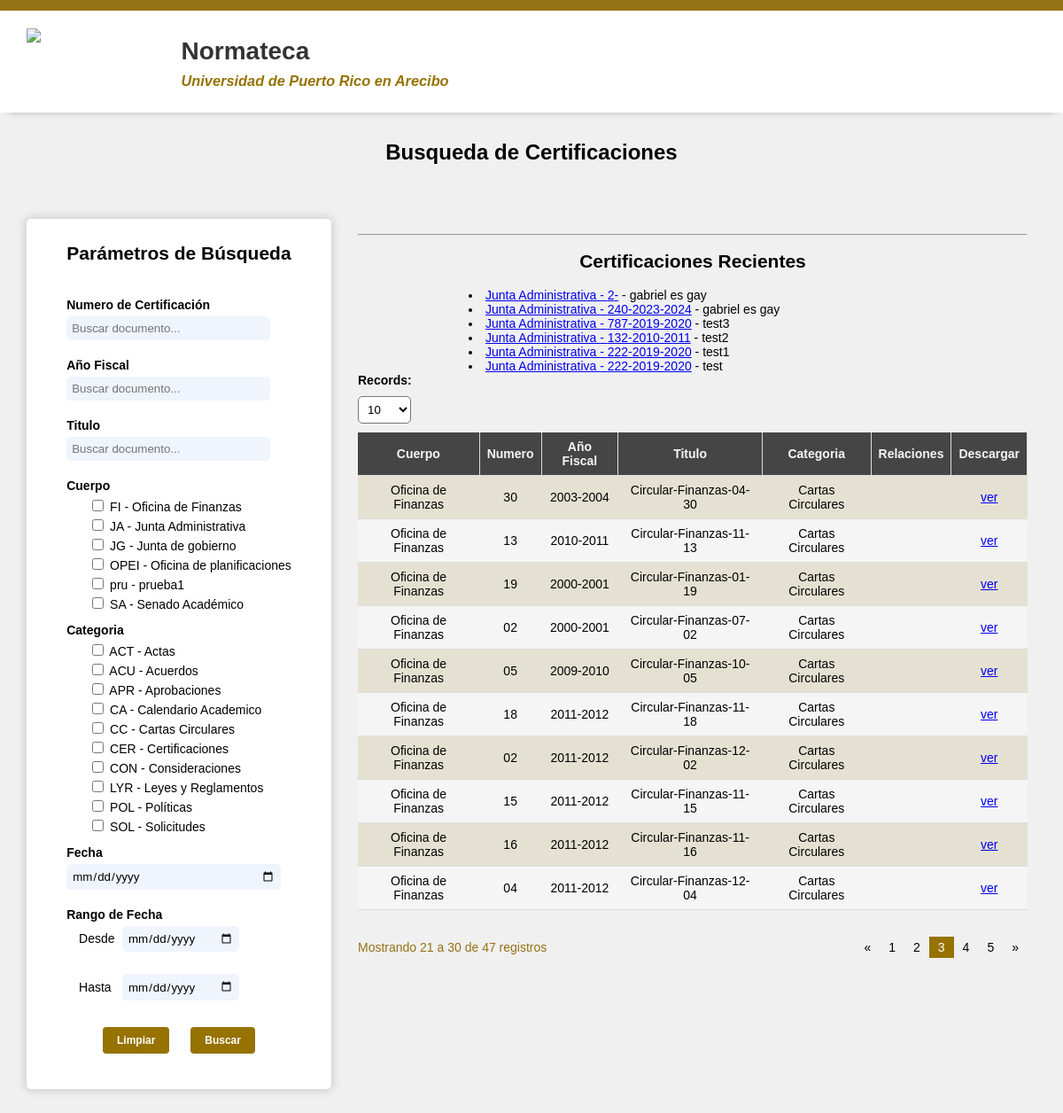
Screenshot of /views/search.php?pagina=3 with the database file from the repository.
### tables this page shows
CREATE TABLE `cuerpos` (
  `Cuerpo_abbr` varchar(4) NOT NULL,
  `Cuerpo_name` varchar(50) NOT NULL
);

CREATE TABLE `categories` (
  `Category_abbr` varchar(3) NOT NULL,
  `Category_name` varchar(25) NOT NULL,
  `Cuerpo` varchar(4) NOT NULL
);

CREATE TABLE `documentos` (
  `Document_id` int(5) NOT NULL,
  `Document_title` varchar(100) NOT NULL,
  `Cuerpo_abbr` varchar(4) NOT NULL,
  `Category_abbr` varchar(3) NOT NULL,
  `Certification_number` varchar(3) NOT NULL,
  `Fiscal_year` varchar(20) NOT NULL,
  `Document_lenguaje` varchar(3) NOT NULL,
  `Document_path` varchar(200) NOT NULL,
  `Date_created` timestamp NOT NULL DEFAULT current_timestamp() ON UPDATE current_timestamp(),
  `Document_state` tinyint(1) NOT NULL
);

### controllers/frontend/frontController.php (called while the page is built, shortened)
<?php
    include_once("../models/front/frontModel.php");
    function doc(){
        $model = new frontModel("localhost", "normateca", "root", "");
        $model->start_connection();
        $certificationNumber = $_SESSION['certificationNumber'];
        $fiscalYear = $_SESSION['fiscalYear'];
        $keyword = $_SESSION['keyword'];
        $documentTitle = $_SESSION['documentTitle'];
        $categoria = $_SESSION['categoria'];
        $cuerpo = $_SESSION['cuerpo'];
        $date_created = $_SESSION['dateCreated'];
        $desde = $_SESSION['desde'];
        $hasta = $_SESSION['hasta'];
        $paginaActual = $_SESSION['paginaActual'];
        $registros = $_SESSION['registros'];
        $inicio = ($paginaActual - 1) * $registros;
        $result = $model->get_documentos($certificationNumber, $fiscalYear, $keyword, $documentTitle,$cuerpo,$categoria,$date_created,$desde,$hasta,$paginaActual,$registros,$inicio);
        $result = $model->getCategorias();
        $result = $model->getCuerpos();
        $result = $model->recientes();
    }
?>

### models/front/frontModel.php (called while the page is built, shortened)
<?php
include_once("../db/db_info.php");
class frontModel extends DB
{
    public function get_documentos($certificationNumber, $fiscalYear, $keyword, $documentTitle,$cuerpo,$categoria,$date_created,$desde,$hasta,$paginaActual,$registros,$inicio){
        $query = "SELECT documentos.Document_id, documentos.Document_title, documentos.Fiscal_year, documentos.Certification_number, documentos.Document_path,
        cuerpos.Cuerpo_name, categories.Category_name
        FROM documentos
        JOIN cuerpos ON documentos.Cuerpo_abbr = cuerpos.Cuerpo_abbr
        JOIN categories ON documentos.Category_abbr = categories.Category_abbr
        WHERE  documentos.Document_state = 1";
        if ($inicio != '' AND $registros != '') {
            $query .= " LIMIT $inicio, $registros";
        }
        return $this->run_query($query);
    }
    public function recientes(){
        $query = "SELECT documentos.Document_title, documentos.Fiscal_year, documentos.Certification_number, cuerpos.Cuerpo_name, documentos.Document_path
        FROM documentos
        join cuerpos on documentos.Cuerpo_abbr = cuerpos.Cuerpo_abbr
        ORDER BY documentos.Document_id DESC
        LIMIT 6";
        return $this->run_query($query);
    }
    public function getCategorias(){
        $query = "SELECT categories.Category_abbr, categories.Category_name, cuerpos.Cuerpo_name, cuerpos.Cuerpo_abbr
        FROM categories
        JOIN cuerpos ON categories.Cuerpo = cuerpos.Cuerpo_abbr";
        return $this->run_query($query);
    }
    public function getCuerpos(){
        $query = "SELECT * FROM cuerpos";
        return $this->run_query($query);
    }
}

### db/db_info.php (called while the page is built, shortened)
<?php
class DB
{
    private $servername;
    private $dbname;
    private $username;
    private $password;
    public $connection;
    public function __construct($servername, $dbname, $username, $password)
    {
        $this->servername = $servername;
        $this->dbname = $dbname;
        $this->username = $username;
        $this->password = $password;
    }
    public function start_connection()
    {
        $this->connection = new mysqli($this->servername, $this->username, $this->password, $this->dbname);
    }
    public function run_query($query)
    {
        return mysqli_query($this->connection, $query);
    }
}

### views/search.php (the view, shortened to what this page needs)
<?php
  include_once("../controllers/frontend/frontController.php");
  doc();
?>
<!DOCTYPE html>
<html>
  <head>
    <link rel="stylesheet" href="../assets/css/main.css" />
  </head>
  <body>
    <header>
      <img src="../assets/images/arecibo.png" />
      <div>
        <h1>Normateca</h1>
        <h3><i> Universidad de Puerto Rico en Arecibo </i></h3>
      </div>
    </header>
    <div class="titulo">
      <h2>Busqueda de Certificaciones</h2>
    </div>
    <main>
      <section>
        <div class="firstBox">
          <div>
            <h2>Parámetros de Búsqueda</h2>
            <form class="search" action="search.php" method="POST">
              <label for="certification_number">Numero de Certificación</label>
              <input type="search" id="certification_number" name="certification_number" placeholder="Buscar documento..." />
              <label for="Fiscal_year">Año Fiscal</label>
              <input type="search" id="Fiscal_year" name="Fiscal_year" placeholder="Buscar documento..." />
              <label for="Document_title">Titulo</label>
              <input type="search" id="Document_title" name="Document_title" placeholder="Buscar documento..." />
              <label>Cuerpo</label>
              <div class="filters">
                  <?php
                    if (isset($_SESSION['corps']) && !empty($_SESSION['corps'])) {
                        foreach ($_SESSION['corps'] as $corp) {
                            $checked = (isset($_POST['cuerpo']) && in_array($corp['corp_abbr'], $_POST['cuerpo'])) ? 'checked' : '';
                            echo '<input type="checkbox" id="' . $corp['corp_abbr'] . '" name="cuerpo[]" value="' . $corp['corp_abbr'] . '" ' . $checked . ' />';
                            echo '<label for="' . $corp['corp_abbr'] . '"> ' . $corp['corp_abbr'] . ' - ' . $corp['corp_name'] . ' </label><br />';
                        }
                    }else{
                      echo '<p>No hay cuerpos disponibles</p>';
                    }
                  ?>
              </div>
              <label>Categoria</label>
              <div class="filters">
                  <?php
                    if (isset($_SESSION['cats']) && !empty($_SESSION['cats'])) {
                        foreach ($_SESSION['cats'] as $cat) {
                            echo '<input type="checkbox" id="' . $cat['cat_abbr'] . '" name="categoria[]" value="' . $cat['cat_abbr'] . '" />';
                            echo '<label for="' . $cat['cat_abbr'] . '"> ' . $cat['cat_abbr'] . ' - ' . $cat['cat_name'] . '</label><br />';
                        }
                    }else{
                      echo '<p>No hay cuerpos disponibles</p>';
                    }
                  ?>
              </div>
              <label for="Date_created">Fecha</label>
              <input type="date" id="Date_created" name="Date_created" placeholder="Buscar documento..." />
              <label>Rango de Fecha</label>
              <div class="dates">
                <label for="desde">Desde</label>
                <input type="date" id="desde" name="desde" placeholder="Buscar documento..." />
                <br /><label for="hasta">Hasta</label>
                <input type="date" id="hasta" name="hasta" placeholder="Buscar documento..." />
              </div>
              <button type="button" onclick="Formulariolimpiar()">Limpiar</button>
              <button type="submit">Buscar</button>
            </form>
          </div>
        </div>
             <div class="lastBox">
               <div>
                <hr>
                 <h2>Certificaciones Recientes</h2>
                 <div class="recents">
                   <div class="JA">
                    <?php
                      if (isset($_SESSION['recientes']) && !empty($_SESSION['recientes'])) {
                        foreach ($_SESSION['recientes'] as $rec) {
                          echo '<tr>';
                          echo '<li><a href="'.$rec['path'].'" target="_blank">'.$rec['cuerpo'].' - '.$rec['number'].'-'.$rec['fiscal'].'</a> - '.$rec['title'].'</li>';
                          echo '</tr>';
                        }
                      }else{
                        echo '<p>No hay documentos disponibles</p>';
                      }
                    ?>
                   </div>
                 </div>
               </div>
               <div class="results">
                 <label for="records">Records:</label>
                 <form id="myForm" method="post" action="search.php">
                    <select id="records" name="records" onchange="updateRecords()">
                      <option value="10" <?php if ($_SESSION['registros'] == 10) echo 'selected'; ?>>10</option>
                    </select>
                  </form>
                  <table>
                    <thead>
                      <tr>
                        <th>Cuerpo</th>
                        <th>Numero</th>
                        <th>Año Fiscal</th>
                        <th>Titulo</th>
                        <th>Categoria</th>
                        <th>Relaciones</th>
                        <th>Descargar</th>
                      </tr>
                    </thead>
                    <tbody>
                    <?php
                      if (empty($_SESSION['doc'])) {
                        echo '<tr><td colspan="7">No documents available</td></tr>';
                      }else{
                        foreach ($_SESSION['doc'] as $doc) {
                          echo '<tr>';
                          echo '<td>'.$doc['cuerpo'].'</td>';
                          echo '<td>'.$doc['certi'].'</td>';
                          echo '<td>'.$doc['fiscal'].'</td>';
                          echo '<td>'.$doc['title'].'</td>';
                          echo '<td>'.$doc['categoria'].'</td>';
                          echo'<td>';
                          echo '</td>';
                          echo '<td><a href="' . $doc['path'] . '" target="_blank">ver</a></td>';
                        }
                      }
                    ?>
                    </tbody>
                  </table>
                  <?php
                    function generarPaginacion($current_page, $totalPaginas) {
                        $html = '';
                        if ($totalPaginas > 1) {
                            $html .= '<div class="pagination">';
                            if ($current_page > 1) {
                                $html .= '<a href="?pagina=1">&laquo;</a>';
                            }
                            $range = 3;
                            $start = max(1, $current_page - $range);
                            $end = min($totalPaginas, $current_page + $range);
                            for ($i = $start; $i <= $end; $i++) {
                                $class = ($i == $current_page) ? 'active' : '';
                                $html .= '<a href="?pagina=' . $i . '" class="' . $class . '">' . $i . '</a>';
                            }
                            if ($current_page < $totalPaginas) {
                                $html .= '<a href="?pagina=' . $totalPaginas . '">&raquo;</a>';
                            }
                            $html .= '</div>';
                        }
                        return $html;
                    }
                    $current_page = isset($_GET['pagina']) ? (int)$_GET['pagina'] : 1;
                    $registros_por_pagina = isset($_GET['registros']) ? (int)$_GET['registros'] : 10;
                    if (isset($_SESSION['paginas'])) {
                        foreach ($_SESSION['paginas'] as $pagina) {
                            $totalPaginas = $pagina['pag'];
                            $total = $pagina['total'];
                            $current_page = min($current_page, ceil($total / $registros_por_pagina));
                            $first = ($current_page - 1) * $registros_por_pagina + 1;
                            $last = min($current_page * $registros_por_pagina, $total);
                            echo '<div class="table-aditional">';
                            echo '<p>Mostrando ' . $first . ' a ' . $last . ' de ' . $total . ' registros</p>';
                            echo generarPaginacion($current_page, $totalPaginas);
                            echo '</div>';
                        }
                    }
                    ?>
          </div>
        </div>
      </section>
    </main>
  </body>
</html>

### assets/css/main.css (style rules this page uses)
html { overflow-x: hidden; margin: 0; padding: 0; }
body { margin: 0; padding: 0; font-family: "Helvetica Neue", sans-serif; }
body { margin: 0; padding: 0; height: 100%; background-repeat: no-repeat; font-size: 14px; background-color: #f0f0f0; }
* { font-family: Arial, Helvetica, sans-serif; }
header { background-color: #ffffff; display: flex; max-height: 75px; color: #333333; border-top: 12px solid #967216; padding: 20px; padding-left: 30px; box-shadow: 0 7px 9.5px -9.5px grey; }
header img { width: 13%; margin-right: 13px; }
header h3 > i { color: #967200; }
header div { margin-left: 12px; margin-top: auto; margin-bottom: auto; line-height: 14px; }
.titulo { text-align: center; font-size: 16px; line-height: 90px; margin-top: -20px; }
main { display: grid; margin: 20px 0; }
section { justify-self: center; width: 95%; border-radius: 8px; text-align: center; min-height: 400px; display: flex; flex-direction: row; gap: 20px; justify-content: center; align-items: stretch; padding: 10px; }
section p { color: #b39122; }
.firstBox { background-color: #ffffff; box-shadow: 0 0px 10px 2px rgb(205, 205, 205); flex-basis: 30%; }
.lastBox { flex-basis: 70%; }
.firstBox, .lastBox { border-radius: 5px; height: min-content; padding: 10px; }
.search { margin: 0 auto; padding: 20px; text-align: center; display: block; width: fit-content; }
label { font-weight: bold; }
.search > label { display: block; width: 100%; font-size: 14px; text-align: start; }
.search > input { display: block; margin-top: 5px; padding: 6px; border-radius: 5px; border: none; margin-bottom: 20px; width: 230px; background-color: #eff4fd; }
.firstBox button { padding: 8px 16px; background-color: #967200; color: white; border: none; border-radius: 4px; cursor: pointer; font-size: 12px; margin: 10px; font-weight: bold; }
.filters { margin-top: 5px; text-align: left; margin-left: 25px; margin-bottom: 10px; }
.filters label { font-weight: normal; }
input[type="checkbox"] { margin-bottom: 6px; }
.dates > label { display: inline-block; width: 45px; font-size: 14px; text-align: start; margin-left: -45px; font-weight: normal; }
.dates > input { display: inline-block; margin-top: 5px; padding: 6px; border-radius: 5px; border: none; margin-bottom: 20px; width: 120px; background-color: #eff4fd; }
.recents { display: flex; }
.JA { width: 100%; }
.JA li, .SA li { text-align: start; margin-left: 125px; }
.results { text-align: start; overflow-x: auto; }
.results table { width: 100%; border-collapse: collapse; }
.results th, .results td { padding: 8px; text-align: center; border-bottom: 1px solid #ddd; }
.results th { background-color: #454545; color: whitesmoke; height: 30px; border-right: 1px solid #ddd; }
.results tr:nth-child(odd) { background-color: rgba( 228, 223, 206, 0.866 ); }
.results tr:nth-child(even) { background-color: whitesmoke; }
.results label { width: 100%; font-size: 14px; text-align: start; margin-right: 5px; }
.results select { margin-top: 5px; padding: 6px; border-radius: 5px; margin-top: 10px; margin-bottom: 10px; width: 60px; background-color: #ffffff; }
.pagination { display: inline-block; }
.pagination a { color: black; float: left; padding: 4px 10px; text-decoration: none; }
.pagination a.active { background-color: #967200; color: white; }
.table-aditional > p { color: #967216; }
.table-aditional { display: flex; justify-content: space-between; align-items: center; margin-top: 20px; }

### rows the page displays
cuerpos: Cuerpo_abbr "OPEI", Cuerpo_name "Oficina de planificaciones"
cuerpos: Cuerpo_abbr "pru", Cuerpo_name "prueba1"
cuerpos: Cuerpo_abbr "SA", Cuerpo_name "Senado Académico"
categories: Category_abbr "ACT", Category_name "Actas"
categories: Category_abbr "ACU", Category_name "Acuerdos"
categories: Category_abbr "APR", Category_name "Aprobaciones"
categories: Category_abbr "CA", Category_name "Calendario Academico"
categories: Category_abbr "CC", Category_name "Cartas Circulares"
categories: Category_abbr "CER", Category_name "Certificaciones"
categories: Category_abbr "CON", Category_name "Consideraciones"
categories: Category_abbr "LYR", Category_name "Leyes y Reglamentos"
categories: Category_abbr "POL", Category_name "Políticas"
categories: Category_abbr "SOL", Category_name "Solicitudes"
documentos: cuerpos.Cuerpo_name "Junta Administrativa", Certification_number "2", Document_title "gabriel es gay"
documentos: cuerpos.Cuerpo_name "Junta Administrativa", Certification_number "240", Fiscal_year "2023-2024", Document_title "gabriel es gay"
documentos: cuerpos.Cuerpo_name "Junta Administrativa", Certification_number "787", Fiscal_year "2019-2020", Document_title "test3"
documentos: cuerpos.Cuerpo_name "Junta Administrativa", Certification_number "132", Fiscal_year "2010-2011", Document_title "test2"
documentos: cuerpos.Cuerpo_name "Junta Administrativa", Certification_number "222", Fiscal_year "2019-2020", Document_title "test1"
documentos: cuerpos.Cuerpo_name "Junta Administrativa", Certification_number "222", Fiscal_year "2019-2020", Document_title "test"
documentos: cuerpos.Cuerpo_name "Oficina de Finanzas", Certification_number "30", Fiscal_year "2003-2004", Document_title "Circular-Finanzas-04-30", categories.Category_name "Cartas Circulares"
documentos: cuerpos.Cuerpo_name "Oficina de Finanzas", Certification_number "13", Fiscal_year "2010-2011", Document_title "Circular-Finanzas-11-13", categories.Category_name "Cartas Circulares"
documentos: cuerpos.Cuerpo_name "Oficina de Finanzas", Certification_number "19", Fiscal_year "2000-2001", Document_title "Circular-Finanzas-01-19", categories.Category_name "Cartas Circulares"
documentos: cuerpos.Cuerpo_name "Oficina de Finanzas", Certification_number "02", Fiscal_year "2000-2001", Document_title "Circular-Finanzas-07-02", categories.Category_name "Cartas Circulares"
documentos: cuerpos.Cuerpo_name "Oficina de Finanzas", Certification_number "05", Fiscal_year "2009-2010", Document_title "Circular-Finanzas-10-05", categories.Category_name "Cartas Circulares"
documentos: cuerpos.Cuerpo_name "Oficina de Finanzas", Certification_number "18", Fiscal_year "2011-2012", Document_title "Circular-Finanzas-11-18", categories.Category_name "Cartas Circulares"
documentos: cuerpos.Cuerpo_name "Oficina de Finanzas", Certification_number "02", Fiscal_year "2011-2012", Document_title "Circular-Finanzas-12-02", categories.Category_name "Cartas Circulares"
documentos: cuerpos.Cuerpo_name "Oficina de Finanzas", Certification_number "15", Fiscal_year "2011-2012", Document_title "Circular-Finanzas-11-15", categories.Category_name "Cartas Circulares"
documentos: cuerpos.Cuerpo_name "Oficina de Finanzas", Certification_number "16", Fiscal_year "2011-2012", Document_title "Circular-Finanzas-11-16", categories.Category_name "Cartas Circulares"
documentos: cuerpos.Cuerpo_name "Oficina de Finanzas", Certification_number "04", Fiscal_year "2011-2012", Document_title "Circular-Finanzas-12-04", categories.Category_name "Cartas Circulares"

### other values shown
$corp['corp_abbr'] "FI"
$corp['corp_name'] "Oficina de Finanzas"
$corp['corp_abbr'] "JA"
$corp['corp_name'] "Junta Administrativa"
$corp['corp_abbr'] "JG"
$corp['corp_name'] "Junta de gobierno"
$first "21"
$last "30"
$total "47"
